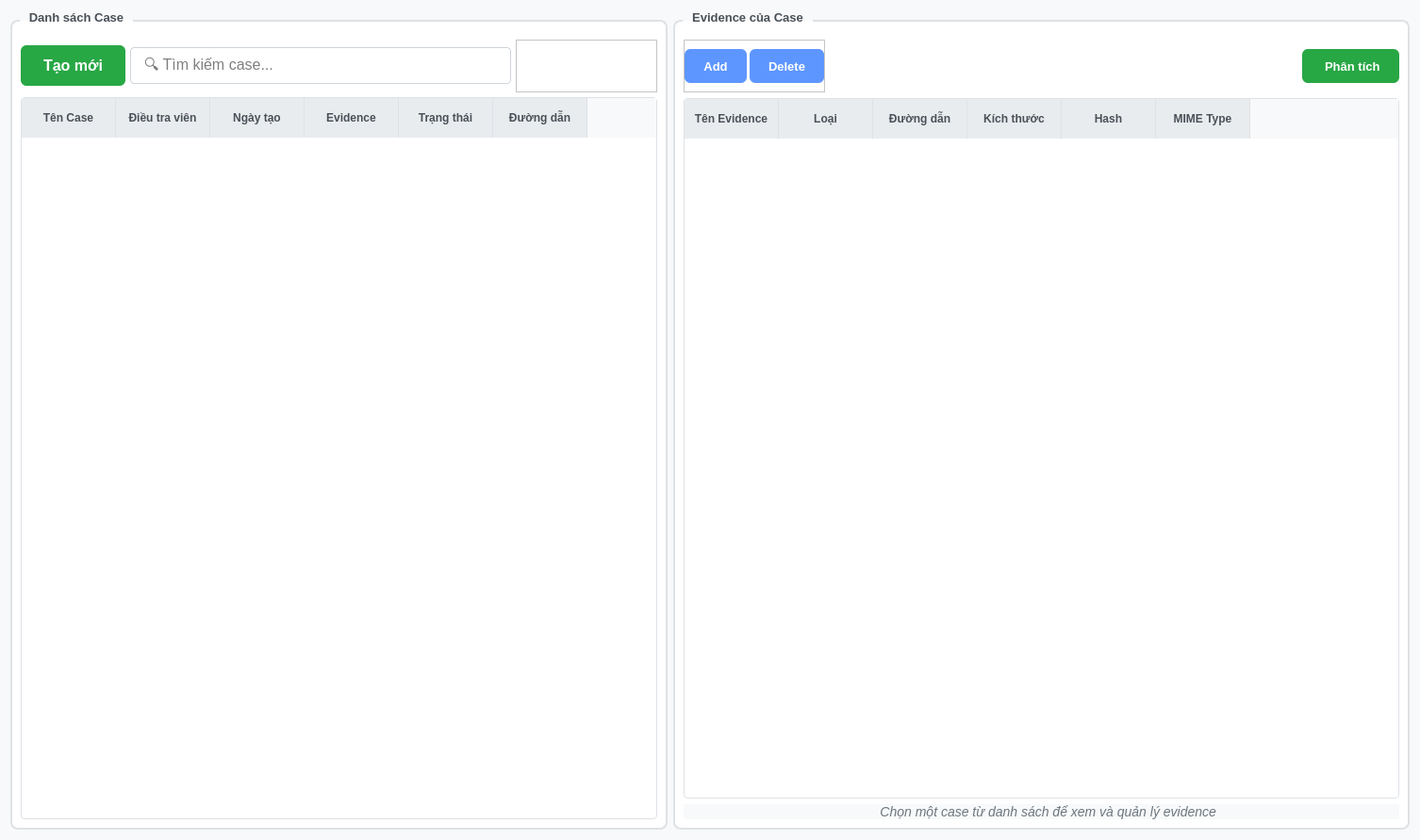
<?xml version="1.0" encoding="UTF-8"?>
<ui version="4.0">
 <class>Form</class>
 <widget class="QWidget" name="Form">
  <property name="geometry">
   <rect>
    <x>0</x>
    <y>0</y>
    <width>1506</width>
    <height>891</height>
   </rect>
  </property>
  <property name="font">
   <font>
    <pointsize>10</pointsize>
   </font>
  </property>
  <property name="windowTitle">
   <string>Quản lý Case</string>
  </property>
  <property name="styleSheet">
   <string notr="true">QWidget {
    background-color: #f8f9fa;
}

QGroupBox {
    font-weight: bold;
    border: 2px solid #dee2e6;
    border-radius: 8px;
    margin-top: 10px;
    padding-top: 10px;
    background-color: white;
}

QGroupBox::title {
    subcontrol-origin: margin;
    left: 10px;
    padding: 0 8px 0 8px;
    color: #495057;
}

QPushButton {
    background-color: #007bff;
    border: none;
    color: white;
    padding: 10px 20px;
    border-radius: 6px;
    font-weight: 500;
    min-height: 16px;
}

QPushButton:hover {
    background-color: #0056b3;
}

QPushButton:pressed {
    background-color: #004085;
}

QPushButton#newCaseBtn {
    background-color: #28a745;
    font-size: 14px;
    padding: 12px 24px;
}

QPushButton#newCaseBtn:hover {
    background-color: #1e7e34;
}

QPushButton#deleteBtn {
    background-color: #dc3545;
}

QPushButton#deleteBtn:hover {
    background-color: #c82333;
}

QPushButton#importBtn {
    background-color: #fd7e14;
}

QPushButton#importBtn:hover {
    background-color: #e8610c;
}

QPushButton#editCaseBtn {
    background-color: #ffc107;
}

QPushButton#editCaseBtn:hover {
    background-color: #e0a800;
}

QPushButton#deleteCaseBtn {
    background-color: #dc3545;
}

QPushButton#deleteCaseBtn:hover {
    background-color: #c82333;
}

QLineEdit {
    border: 1px solid #ced4da;
    border-radius: 4px;
    padding: 8px 12px;
    font-size: 14px;
    background-color: white;
}

QLineEdit:focus {
    border-color: #80bdff;
    outline: 0;
    border: 2px solid #007bff;
}

QTableWidget {
    gridline-color: #dee2e6;
    background-color: white;
    border: 1px solid #dee2e6;
    border-radius: 4px;
    selection-background-color: #007bff;
}

QTableWidget::item {
    padding: 12px 8px;
    border-bottom: 1px solid #f8f9fa;
}

QTableWidget::item:selected {
    background-color: #007bff;
    color: white;
}

QTableWidget::item:hover {
    background-color:rgb(26, 123, 192);
    color:#ffffff;
}

QHeaderView::section {
    background-color: #e9ecef;
    padding: 12px 8px;
    border: none;
    border-right: 1px solid #dee2e6;
    font-weight: 600;
    color: #495057;
}

QComboBox {
    border: 1px solid #ced4da;
    border-radius: 4px;
    padding: 8px 12px;
    background-color: white;
    min-width: 120px;
}

QLabel#titleLabel {
    color: #343a40;
    font-size: 20px;
    font-weight: bold;
}

QLabel#currentCaseLabel {
    color: #007bff;
    font-size: 16px;
    font-weight: bold;
}

QLabel#noSelectionLabel {
    color: #6c757d;
    font-size: 14px;
    font-style: italic;
}</string>
  </property>
  <layout class="QGridLayout" name="gridLayout_2">
   <item row="0" column="0">
    <widget class="QGroupBox" name="caseListGroup">
     <property name="font">
      <font>
       <pointsize>10</pointsize>
       <weight>75</weight>
       <italic>false</italic>
       <bold>true</bold>
      </font>
     </property>
     <property name="title">
      <string>Danh sách Case</string>
     </property>
     <layout class="QGridLayout" name="gridLayout_3">
      <property name="verticalSpacing">
       <number>7</number>
      </property>
      <item row="0" column="0">
       <layout class="QVBoxLayout" name="verticalLayout">
        <property name="spacing">
         <number>5</number>
        </property>
        <item>
         <layout class="QHBoxLayout" name="horizontalLayout">
          <property name="bottomMargin">
           <number>0</number>
          </property>
          <item>
           <widget class="QPushButton" name="newCaseBtn">
            <property name="maximumSize">
             <size>
              <width>150</width>
              <height>16777215</height>
             </size>
            </property>
            <property name="font">
             <font>
              <pointsize>-1</pointsize>
              <weight>62</weight>
              <bold>true</bold>
             </font>
            </property>
            <property name="styleSheet">
             <string notr="true">font-size: 16px;</string>
            </property>
            <property name="text">
             <string>Tạo mới</string>
            </property>
            <property name="icon">
             <iconset resource="../../static/resource.qrc">
              <normaloff>:/icons/icons/add_google_icon.png</normaloff>:/icons/icons/add_google_icon.png</iconset>
            </property>
           </widget>
          </item>
          <item>
           <widget class="QLineEdit" name="searchCaseEdit">
            <property name="maximumSize">
             <size>
              <width>680</width>
              <height>16777215</height>
             </size>
            </property>
            <property name="font">
             <font>
              <pointsize>-1</pointsize>
             </font>
            </property>
            <property name="styleSheet">
             <string notr="true">font-size: 16px;</string>
            </property>
            <property name="placeholderText">
             <string>🔍 Tìm kiếm case...</string>
            </property>
           </widget>
          </item>
          <item>
           <widget class="QFrame" name="frame">
            <property name="maximumSize">
             <size>
              <width>150</width>
              <height>16777215</height>
             </size>
            </property>
            <property name="styleSheet">
             <string notr="true">background-color: rgb(255, 255, 255);</string>
            </property>
            <property name="frameShape">
             <enum>QFrame::StyledPanel</enum>
            </property>
            <property name="frameShadow">
             <enum>QFrame::Raised</enum>
            </property>
            <layout class="QGridLayout" name="gridLayout">
             <item row="0" column="0">
              <widget class="QPushButton" name="refreshBtn">
               <property name="sizePolicy">
                <sizepolicy hsizetype="Preferred" vsizetype="Preferred">
                 <horstretch>0</horstretch>
                 <verstretch>0</verstretch>
                </sizepolicy>
               </property>
               <property name="minimumSize">
                <size>
                 <width>15</width>
                 <height>36</height>
                </size>
               </property>
               <property name="font">
                <font>
                 <weight>62</weight>
                 <bold>true</bold>
                </font>
               </property>
               <property name="toolTip">
                <string>Refresh case</string>
               </property>
               <property name="styleSheet">
                <string notr="true">background-color: rgb(255, 255, 255);</string>
               </property>
               <property name="text">
                <string/>
               </property>
               <property name="icon">
                <iconset resource="../../static/resource.qrc">
                 <normaloff>:/icons/icons/icons8-refresh-32.png</normaloff>:/icons/icons/icons8-refresh-32.png</iconset>
               </property>
               <property name="iconSize">
                <size>
                 <width>20</width>
                 <height>20</height>
                </size>
               </property>
              </widget>
             </item>
             <item row="0" column="1">
              <widget class="QPushButton" name="editCaseBtn">
               <property name="minimumSize">
                <size>
                 <width>20</width>
                 <height>36</height>
                </size>
               </property>
               <property name="font">
                <font>
                 <weight>62</weight>
                 <bold>true</bold>
                </font>
               </property>
               <property name="toolTip">
                <string>Edit case</string>
               </property>
               <property name="styleSheet">
                <string notr="true">background-color: #ffffff;</string>
               </property>
               <property name="text">
                <string/>
               </property>
               <property name="icon">
                <iconset resource="../../static/resource.qrc">
                 <normaloff>:/icons/icons/icons8-edit-50.png</normaloff>:/icons/icons/icons8-edit-50.png</iconset>
               </property>
               <property name="iconSize">
                <size>
                 <width>20</width>
                 <height>20</height>
                </size>
               </property>
              </widget>
             </item>
             <item row="0" column="2">
              <widget class="QPushButton" name="deleteCaseBtn">
               <property name="minimumSize">
                <size>
                 <width>25</width>
                 <height>36</height>
                </size>
               </property>
               <property name="font">
                <font>
                 <weight>62</weight>
                 <bold>true</bold>
                </font>
               </property>
               <property name="toolTip">
                <string>Delete case</string>
               </property>
               <property name="styleSheet">
                <string notr="true">background-color: #ffffff;</string>
               </property>
               <property name="text">
                <string/>
               </property>
               <property name="icon">
                <iconset resource="../../static/resource.qrc">
                 <normaloff>:/icons/icons/icons8-delete-48.png</normaloff>:/icons/icons/icons8-delete-48.png</iconset>
               </property>
               <property name="iconSize">
                <size>
                 <width>20</width>
                 <height>20</height>
                </size>
               </property>
              </widget>
             </item>
            </layout>
           </widget>
          </item>
         </layout>
        </item>
        <item>
         <widget class="QTableWidget" name="casesTable">
          <property name="font">
           <font>
            <pointsize>10</pointsize>
            <italic>false</italic>
           </font>
          </property>
          <property name="styleSheet">
           <string notr="true"/>
          </property>
          <property name="alternatingRowColors">
           <bool>true</bool>
          </property>
          <property name="selectionBehavior">
           <enum>QAbstractItemView::SelectRows</enum>
          </property>
          <property name="sortingEnabled">
           <bool>true</bool>
          </property>
          <column>
           <property name="text">
            <string>Tên Case</string>
           </property>
          </column>
          <column>
           <property name="text">
            <string>Điều tra viên</string>
           </property>
          </column>
          <column>
           <property name="text">
            <string>Ngày tạo</string>
           </property>
          </column>
          <column>
           <property name="text">
            <string>Evidence</string>
           </property>
          </column>
          <column>
           <property name="text">
            <string>Trạng thái</string>
           </property>
          </column>
          <column>
           <property name="text">
            <string>Đường dẫn</string>
           </property>
          </column>
         </widget>
        </item>
       </layout>
      </item>
     </layout>
    </widget>
   </item>
   <item row="0" column="1">
    <widget class="QGroupBox" name="evidenceGroup">
     <property name="font">
      <font>
       <pointsize>10</pointsize>
       <weight>75</weight>
       <italic>false</italic>
       <bold>true</bold>
      </font>
     </property>
     <property name="title">
      <string>Evidence của Case</string>
     </property>
     <layout class="QGridLayout" name="gridLayout_5">
      <item row="0" column="0">
       <layout class="QVBoxLayout" name="verticalLayout_2">
        <item>
         <layout class="QHBoxLayout" name="horizontalLayout_3">
          <item>
           <widget class="QFrame" name="frame_2">
            <property name="maximumSize">
             <size>
              <width>300</width>
              <height>16777215</height>
             </size>
            </property>
            <property name="styleSheet">
             <string notr="true">background-color: rgb(255, 255, 255);</string>
            </property>
            <property name="frameShape">
             <enum>QFrame::StyledPanel</enum>
            </property>
            <property name="frameShadow">
             <enum>QFrame::Raised</enum>
            </property>
            <layout class="QGridLayout" name="gridLayout_4">
             <property name="leftMargin">
              <number>0</number>
             </property>
             <property name="rightMargin">
              <number>0</number>
             </property>
             <item row="0" column="0">
              <layout class="QHBoxLayout" name="horizontalLayout_2">
               <property name="spacing">
                <number>3</number>
               </property>
               <item>
                <widget class="QPushButton" name="importBtn">
                 <property name="sizePolicy">
                  <sizepolicy hsizetype="Preferred" vsizetype="Preferred">
                   <horstretch>0</horstretch>
                   <verstretch>0</verstretch>
                  </sizepolicy>
                 </property>
                 <property name="minimumSize">
                  <size>
                   <width>40</width>
                   <height>36</height>
                  </size>
                 </property>
                 <property name="font">
                  <font>
                   <pointsize>10</pointsize>
                   <weight>62</weight>
                   <bold>true</bold>
                  </font>
                 </property>
                 <property name="toolTip">
                  <string>Add evidence </string>
                 </property>
                 <property name="styleSheet">
                  <string notr="true">background-color: rgb(94, 150, 255);
color: rgb(255, 255, 255);</string>
                 </property>
                 <property name="text">
                  <string>Add</string>
                 </property>
                 <property name="icon">
                  <iconset resource="../../static/resource.qrc">
                   <normaloff>:/icons/icons/add_google_icon.png</normaloff>:/icons/icons/add_google_icon.png</iconset>
                 </property>
                </widget>
               </item>
               <item>
                <widget class="QPushButton" name="removeEvidenceBtn">
                 <property name="minimumSize">
                  <size>
                   <width>40</width>
                   <height>36</height>
                  </size>
                 </property>
                 <property name="font">
                  <font>
                   <pointsize>10</pointsize>
                   <weight>62</weight>
                   <bold>true</bold>
                  </font>
                 </property>
                 <property name="toolTip">
                  <string>Delete evidence</string>
                 </property>
                 <property name="styleSheet">
                  <string notr="true">background-color: rgb(94, 150, 255);
color: rgb(255, 255, 255);</string>
                 </property>
                 <property name="text">
                  <string>Delete</string>
                 </property>
                 <property name="icon">
                  <iconset resource="../../static/resource.qrc">
                   <normaloff>:/icons/icons/delete.png</normaloff>:/icons/icons/delete.png</iconset>
                 </property>
                </widget>
               </item>
              </layout>
             </item>
            </layout>
           </widget>
          </item>
          <item>
           <spacer name="evidenceActionSpacer">
            <property name="font">
             <font>
              <pointsize>9</pointsize>
              <italic>false</italic>
             </font>
            </property>
            <property name="orientation">
             <enum>Qt::Horizontal</enum>
            </property>
            <property name="sizeType">
             <enum>QSizePolicy::Fixed</enum>
            </property>
            <property name="sizeHint" stdset="0">
             <size>
              <width>500</width>
              <height>20</height>
             </size>
            </property>
           </spacer>
          </item>
          <item>
           <widget class="QPushButton" name="startAnalysisBtn">
            <property name="maximumSize">
             <size>
              <width>150</width>
              <height>16777215</height>
             </size>
            </property>
            <property name="font">
             <font>
              <pointsize>10</pointsize>
              <weight>62</weight>
              <bold>true</bold>
             </font>
            </property>
            <property name="styleSheet">
             <string notr="true">background-color: #28a745;</string>
            </property>
            <property name="text">
             <string> Phân tích</string>
            </property>
            <property name="icon">
             <iconset resource="../../static/resource.qrc">
              <normaloff>:/icons/icons/icons8-combo-chart-50.png</normaloff>:/icons/icons/icons8-combo-chart-50.png</iconset>
            </property>
           </widget>
          </item>
         </layout>
        </item>
        <item>
         <widget class="QTableWidget" name="evidenceTable">
          <property name="font">
           <font>
            <pointsize>10</pointsize>
            <italic>false</italic>
           </font>
          </property>
          <property name="alternatingRowColors">
           <bool>true</bool>
          </property>
          <property name="selectionBehavior">
           <enum>QAbstractItemView::SelectRows</enum>
          </property>
          <column>
           <property name="text">
            <string>Tên Evidence</string>
           </property>
          </column>
          <column>
           <property name="text">
            <string>Loại</string>
           </property>
          </column>
          <column>
           <property name="text">
            <string>Đường dẫn</string>
           </property>
          </column>
          <column>
           <property name="text">
            <string>Kích thước</string>
           </property>
          </column>
          <column>
           <property name="text">
            <string>Hash</string>
           </property>
          </column>
          <column>
           <property name="text">
            <string>MIME Type</string>
           </property>
          </column>
         </widget>
        </item>
       </layout>
      </item>
      <item row="1" column="0">
       <widget class="QLabel" name="noSelectionLabel">
        <property name="font">
         <font>
          <pointsize>-1</pointsize>
          <italic>true</italic>
         </font>
        </property>
        <property name="text">
         <string>💡 Chọn một case từ danh sách để xem và quản lý evidence</string>
        </property>
        <property name="alignment">
         <set>Qt::AlignCenter</set>
        </property>
        <property name="wordWrap">
         <bool>true</bool>
        </property>
       </widget>
      </item>
     </layout>
    </widget>
   </item>
  </layout>
 </widget>
 <resources>
  <include location="../../static/resource.qrc"/>
 </resources>
 <connections/>
</ui>
